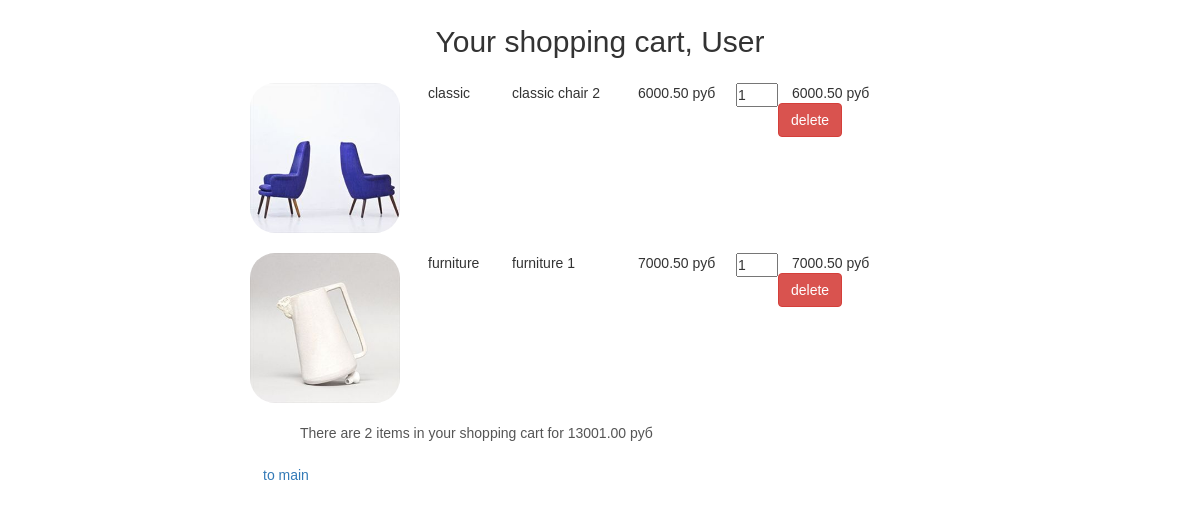
Page /basket/ (signed in) on the committed database.
### authapp/models.py (models this page shows)
class ShopUser(AbstractUser):
    avatar = models.ImageField(upload_to='user_avatars', blank=True)
    age = models.PositiveIntegerField(verbose_name='Age')

### basketapp/models.py (models this page shows)
class Basket(models.Model):
    user = models.ForeignKey(settings.AUTH_USER_MODEL, on_delete=models.CASCADE, related_name='basket')
    product = models.ForeignKey(Product, on_delete=models.CASCADE)
    quantity = models.PositiveIntegerField(verbose_name='quantity', default=0)
    add_datetime = models.DateTimeField(verbose_name='Time', auto_now_add=True)
    @property
    def product_cost(self):
        return self.product.price * self.quantity
    @property
    def total_quantity(self):
        return sum([el.quantity for el in self.user.basket.all()])
    @property
    def total_cost(self):
        return sum([el.product_cost for el in self.user.basket.all()])

### mainapp/models.py (models this page shows, shortened)
class Product(models.Model):
    category = models.ForeignKey(ProductCategory, on_delete=models.CASCADE)
    name = models.CharField(verbose_name="Product name", max_length=64)
    image = models.ImageField(verbose_name="Product image", upload_to="product_images",blank=True)
    shortdesc = models.TextField(verbose_name="Short products description", blank=True, max_length=64)
    description = models.TextField(verbose_name="Product description", blank=True, max_length=128)
    price = models.DecimalField(verbose_name="Price", max_digits=8, decimal_places=2, default=0)
    quantity = models.PositiveIntegerField(verbose_name="Quantity", default=0)
    is_active = models.BooleanField(verbose_name="active", default=True)

class ProductCategory(models.Model):
    name = models.CharField(verbose_name="name", max_length=64, unique=True)
    description = models.TextField(verbose_name="description", blank=True, max_length=128)
    is_active = models.BooleanField(verbose_name="active", default=True)

### basketapp/views.py (the view)
# urls.py: path('', adminapp.ShopUserListView.as_view(), name='index'),
@login_required
def index(request):
    context = {
        'page_title': 'Basket',
        'basket': get_basket(request),
    }
    return render(request, 'basketapp/index.html', context)

### mainapp/views.py (called while the page is built)
def get_basket(request):
    if request.user.is_authenticated:
        return request.user.basket.all().order_by('product__category')
    else:
        return []

### basketapp/templates/basketapp/index.html
{% extends 'basketapp/base.html' %}
{% load static %}
{% block container %}
    <div class="basket-list">
{% include 'basketapp/includes/inc_basket_list.html' %}
    </div>
{% endblock %}

### basketapp/templates/basketapp/base.html (shortened to what this page needs)
<!DOCTYPE html>
{% load static %}
<html>
<head>
    {% block css %}
        <link rel="stylesheet" type="text/css" href="{% static 'css/bootstrap.min.css' %}">
        <link rel="stylesheet" type="text/css" href="{% static 'css/style.css' %}">
    {% endblock %}
</head>
<body>
<div class="basket-container">
    <div class="h2 text-center head">
        Your shopping cart, {{ user.first_name|title|default:'User' }}
    </div>
    {% block container %}
    {% endblock %}
</div>
</body>
</html>

### basketapp/templates/basketapp/includes/inc_basket_list.html
{% load static %}
    {% for item in basket %}
            <div class="basket_record">
                <img src="/media/{{ item.product.image }}" alt="{{ item.product.short_desc }}">
                <span class="category_name">{{ item.product.category.name }}</span>
                <span class="product_name">{{ item.product.name }}</span>
                <span class="product_price">{{ item.product.price }}&nbspруб</span>
                <input type="number" name="{{ item.pk }}" min="0" value="{{ item.quantity }}">
                <span class="product_cost">{{ item.product_cost }}&nbspруб</span>
                <a href="{% url 'basket:delete' item.pk %}" class="btn btn-danger">
                    delete
                </a>
            </div>
    {% endfor %}
        {% if basket %}
            <div class="basket_summary">
                There are {{ basket.0.total_quantity }} items in your shopping cart for
                {{ basket.0.total_cost }} руб
            </div>
        {% endif %}
        <a href="{% url 'main:index' %}" class="btn btn-round">
            to main
        </a>

### static/css/style.css (style rules this page uses)
* { margin: 0; padding: 0; }
a { text-decoration: none; }
body { font-family: 'Montserrat', sans-serif; }
::placeholder { color: #6c6c6c; font-size: 14px; font-weight: 300; padding-left: 19px; padding-top: 17px; padding-bottom: 17px; }
.basket-container { margin: 25px auto; width: 700px; }
.basket-list input[type="number"] { width: 3em; position: relative; display: block; float: left; }
.basket-list span.category_name { margin-left: 2em; width: 5em; position: relative; display: block; float: left; }
.basket-list span.product_name { margin-left: 1em; width: 8em; position: relative; display: block; float: left; }
.basket-list span.product_price { margin-left: 1em; width: 7em; position: relative; display: block; float: left; }
.basket-list span.product_cost { margin-left: 1em; width: 7em; position: relative; display: block; float: left; }
.basket-list .basket_record { position: relative; display: block; height: 170px; float: none; }
.basket-container .head { margin: 25px auto; }
.basket-container img { display: block; float: left; width: 150px; border-radius: 25px; }
.basket-container .basket_summary { display: block; margin-left: 50px; margin-bottom: 15px; color: #555; }

### rows in the picture
ShopUser: first_name "User"
Basket: product.image (picture), product.category.name "classic", product.name "classic chair 2", product.price "6000.50", quantity "1", product_cost "6000.50", user+quantity "2", user+product+quantity "13001.00"
Basket: product.image (picture), product.category.name "furniture", product.name "furniture 1", product.price "7000.50", quantity "1", product_cost "7000.50"
